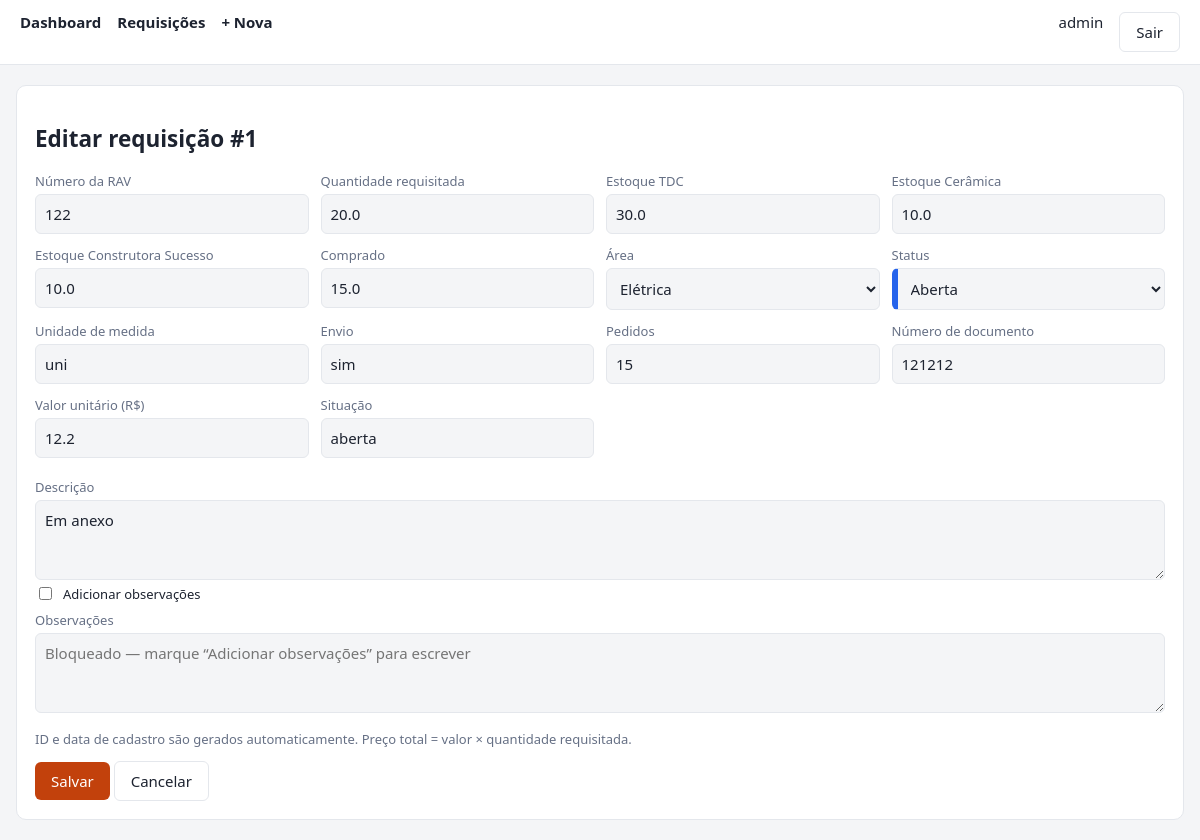
/editar/1 (signed in), run on the app's committed database.
### tables this page shows
CREATE TABLE requisicoes(
  id INTEGER PRIMARY KEY AUTOINCREMENT,
  numero_rav TEXT, area TEXT, observacoes TEXT,
  quantidade_requisitada REAL NOT NULL CHECK(quantidade_requisitada>=0),
  estoque_tdc REAL NOT NULL DEFAULT 0, estoque_ceramica REAL NOT NULL DEFAULT 0,
  estoque_construtora_sucesso REAL NOT NULL DEFAULT 0, comprado REAL NOT NULL DEFAULT 0,
  status TEXT NOT NULL, unidade_medida TEXT NOT NULL, descricao TEXT NOT NULL,
  envio TEXT, pedidos TEXT, numero_documento TEXT,
  valor REAL NOT NULL DEFAULT 0, preco_total REAL NOT NULL DEFAULT 0,
  situacao TEXT, data_cadastro TEXT NOT NULL, criado_por TEXT NOT NULL);

### app.py (the view, shortened to what this page needs)
@app.route("/nova", methods=["GET", "POST"])
@app.route("/editar/<int:rid>", methods=["GET", "POST"])
@login_required
def formulario(rid=None):
    atual = db().execute("SELECT * FROM requisicoes WHERE id=?", (rid,)).fetchone() if rid else None
    if rid and not atual: abort(404)
    return render_template("form.html", r=atual, status=STATUS, areas=AREAS, rid=rid)

### app.py (called while the page is built)
def db():
    if "db" not in g:
        g.db = sqlite3.connect(DB)
        g.db.row_factory = sqlite3.Row
    return g.db

def csrf_token():
    if "_csrf" not in session: session["_csrf"] = secrets.token_hex(16)
    return session["_csrf"]

@app.before_request
def csrf_protect():
    if request.method == "POST":
        t = request.form.get("_csrf", "")
        if not secrets.compare_digest(t, session.get("_csrf", "x")): abort(400)

@app.after_request
def headers(r):
    r.headers["X-Content-Type-Options"] = "nosniff"
    r.headers["X-Frame-Options"] = "DENY"
    r.headers["Referrer-Policy"] = "same-origin"
    r.headers["Content-Security-Policy"] = "default-src 'self'; style-src 'self' 'unsafe-inline'"
    r.headers["Cache-Control"] = "no-store"
    return r

def login_required(f):
    @wraps(f)
    def w(*a, **k):
        if "user" not in session: return redirect(url_for("login"))
        return f(*a, **k)
    return w

### templates/form.html (shortened to what this page needs)
{% extends "base.html" %}{% block c %}
<form method="post" class="card"><h2>{{ 'Editar requisição #' ~ rid if rid else 'Nova requisição' }}</h2>
<div class="grid">
{% macro f(n,l,t='text',req=false) %}<div><label>{{ l }}</label><input name="{{ n }}" type="{{ t }}" {{ 'required' if req }} {% if t=='number' %}step="any" min="0"{% endif %} value="{{ r[n] if r and r[n] is not none else '' }}"></div>{% endmacro %}
{{ f('numero_rav','Número da RAV','text',true) }}
{{ f('quantidade_requisitada','Quantidade requisitada','number',true) }}
{{ f('estoque_tdc','Estoque TDC','number') }}{{ f('estoque_ceramica','Estoque Cerâmica','number') }}
{{ f('estoque_construtora_sucesso','Estoque Construtora Sucesso','number') }}{{ f('comprado','Comprado','number') }}
<div><label>Área</label><select name="area" required>{% for a in areas %}<option {{ 'selected' if r and r.area==a }}>{{ a }}</option>{% endfor %}</select></div>
<div><label>Status</label><select name="status" required style="border-left:6px solid {{ cor_status(r.status) if r and r.status else 'var(--bd)' }}">{% for s in status %}<option {{ 'selected' if r and r.status==s }}>{{ s }}</option>{% endfor %}</select></div>
{{ f('unidade_medida','Unidade de medida','text',true) }}{{ f('envio','Envio') }}{{ f('pedidos','Pedidos') }}
{{ f('numero_documento','Número de documento') }}{{ f('valor','Valor unitário (R$)','number') }}{{ f('situacao','Situação') }}</div>
<br><label>Descrição</label><textarea name="descricao" rows="3" maxlength="300" required>{{ r.descricao if r else '' }}</textarea>
<br><label style="display:flex;align-items:center;gap:8px;color:var(--tx)"><input type="checkbox" id="obs_ativa" name="obs_ativa" value="1" style="width:auto" {{ 'checked' if r and r.observacoes }}> Adicionar observações</label>
<label for="observacoes" style="margin-top:8px">Observações</label>
<textarea id="observacoes" name="observacoes" rows="3" maxlength="500" placeholder="Bloqueado — marque “Adicionar observações” para escrever" {{ '' if r and r.observacoes else 'disabled' }}>{{ r.observacoes if r and r.observacoes else '' }}</textarea>
<p style="color:var(--mut);font-size:13px">ID e data de cadastro são gerados automaticamente. Preço total = valor × quantidade requisitada.</p>
<button>Salvar</button> <a class="btn sec" href="{{ url_for('lista') }}">Cancelar</a></form>{% endblock %}

### templates/base.html (style rules this page uses)
:root { --bg:#f4f5f7;--card:#fff;--tx:#1d2330;--mut:#667085;--pri:#c2410c;--bd:#e4e7ec }
* { box-sizing:border-box }
body { margin:0; font:15px system-ui,sans-serif; background:var(--bg); color:var(--tx) }
.card { background:var(--card); border:1px solid var(--bd); border-radius:10px; padding:18px;margin-bottom:16px }
.grid { display:grid; grid-template-columns:repeat(auto-fit,minmax(220px,1fr)); gap:12px }
label { display:block; font-size:13px;color:var(--mut); margin-bottom:4px }
input,select,textarea { width:100%; padding:9px; border:1px solid var(--bd); border-radius:6px; background:var(--bg); color:var(--tx); font:inherit }
button,.btn { background:var(--pri); color:#fff;border:0; border-radius:6px; padding:9px 16px; font:inherit; cursor:pointer; text-decoration:none; display:inline-block }
.btn.sec { background:transparent; color:var(--tx); border:1px solid var(--bd) }

### data on the page
requisicoes: numero_rav "122", quantidade_requisitada "20.0", estoque_tdc "30.0", estoque_ceramica "10.0", estoque_construtora_sucesso "10.0", comprado "15.0", status "Aberta", unidade_medida "uni", envio "sim", pedidos "15", numero_documento "121212", valor "12.2", situacao "aberta", descricao "Em anexo", observacoes "Bloqueado — marque “Adicionar observações” para escrever"

### other printed values
{{ session.user }} "admin"
{{ 'Editar requisição #' ~ rid if rid else 'Nova requisição' }} "Editar requisição #1"
{{ l }} "Número da RAV Quantidade requisitada Estoque TDC Estoque Cerâmica Estoque Construtora Sucesso Comprado Unidade de medida Envio Pedidos Número de documento Valor unitário (R$) Situação"
form field area "Elétrica"
